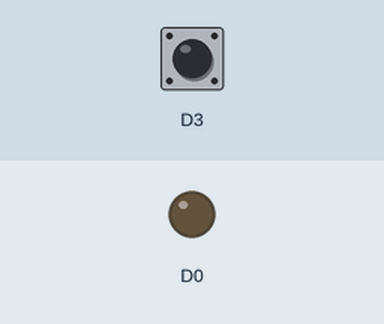
A sketch run on a simulated ESP8266 (NodeMCU). Shown: output pins drawn as LEDs (lit = HIGH). The inputs (shaded band) are chosen by the test bench; at power-on: D3 HIGH. What the sketch prints to the serial monitor is not drawn.

Above: at 1.2 s.
1.3 s: D3 pulled LOW for 0.15 s
At 1.37 s:
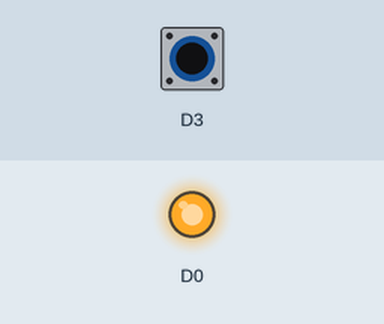
2.9 s: D3 pulled LOW for 3.2 s
At 6.6 s:
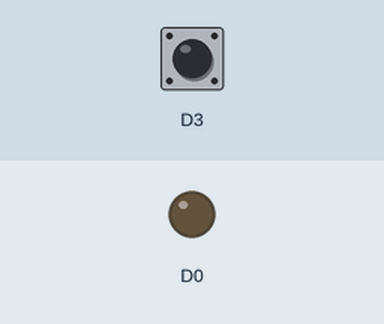
Timing chart, 0 to 8.1 s (numbered marks = the images above; inputs shaded):
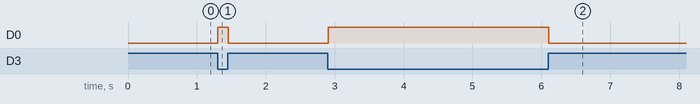

The sketch:

sketch_sep14a.ino
```cpp
void setup() {
  Serial.begin(9600);
  pinMode(D3, INPUT_PULLUP);
  pinMode(D0, OUTPUT);
//  pinMode(D1, OUTPUT);
//  pinMode(D2, OUTPUT);

}

void loop() {
  int sens = digitalRead(D3);
  Serial.println(sens);
  if (sens == HIGH) {
    digitalWrite(D0, LOW);
  } else {
    digitalWrite(D0, HIGH);
  }
}
```

Measured:
- after the input at 1.3 s, D0: LOW → HIGH at once, → LOW 0.15 s later
- after the input at 2.9 s, D0: LOW → HIGH at once, → LOW 3.2 s later
